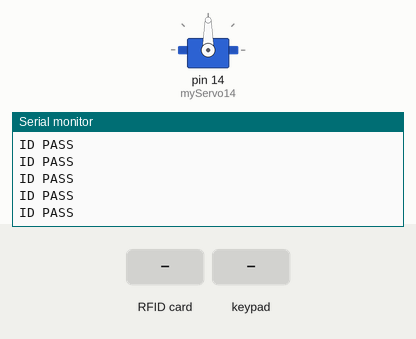
This sketch was run on a simulated Arduino Uno, built with avr-gcc and run on an emulated ATmega328P. Parts: servo, the last lines printed to the serial monitor. The test bench sets the inputs (shaded band).

Above: at 1.2 s.
1.3 s: RFID card 2C D8 E5 59 held to the reader
At 1.8 s:
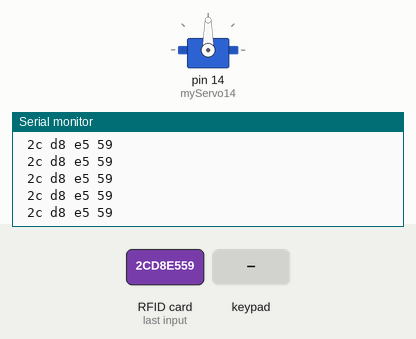
3.2 s: key '1' pressed
4.7 s: keypad keys 9 8 7 6 # pressed 0.4 s apart
8.2 s: RFID card 3F 01 23 44 held to the reader
At 9.0 s:
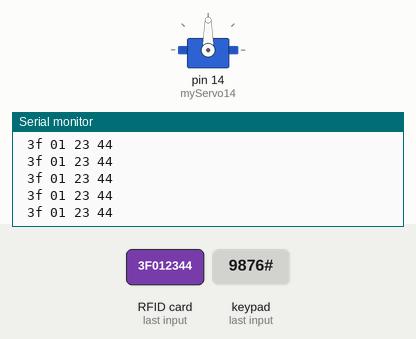
10.1 s: key 'A' pressed
11.6 s: keypad keys 9 8 7 6 * pressed 0.4 s apart
Timing chart, 0 to 14.6 s (numbered marks = the images above; inputs shaded):
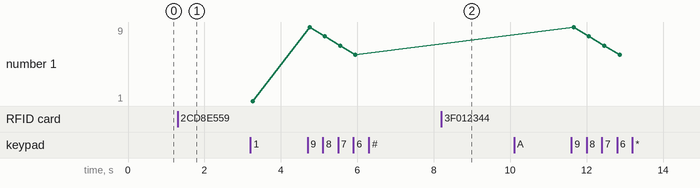

Measured:
- after the input at 1.3 s, the serial monitor: prints a new line at once (image 1)
- after the input at 8.2 s, the serial monitor: prints a new line after 0.05 s (image 2)
- plotted number 1: 1 → 6 after the input at 4.7 s

The sketch:

sketch_apr11a_copy_20240420155451.ino
```cpp
 char Pass = 'A';
String ID_card = "ID PASS";

#include <VarSpeedServo.h>

VarSpeedServo myServo14;

#include <Keypad.h>
byte Pins_Rows[]={9,8,7,6};
byte Pins_Columns[]={5,4,3,2};
char keys[4][4]={{'1','2','3','A'},{'4','5','6','B'},{'7','8','9','C'},{'*','0','#','D'}};
Keypad Keyboard= Keypad(makeKeymap(keys),Pins_Rows,Pins_Columns,4,4);

#include <SPI.h>
#include <MFRC522.h>
MFRC522 mfrc522(10,9);
 byte cardx[4]= {0x3F,0x01,0x23,0x44};
 String cardreaded(byte *buffer,byte bufferSize)
 {
 String card="";
 for (byte i=0; i<bufferSize; i++)
 {
 card+=String(buffer[i]<0x10 ? " 0" : " ");
 card+=String(buffer[i],HEX);
 }
 return card;
  }


void my_1() {
  if (Pass == 'D') {
    Serial.println("Reset");
     void(* resetFunc) (void) = 0;
  }
}

void my_2() {
  if (ID_card == " 2c d8 e5 59") {
    Serial.println("IP CARD .OPEN DORS ");
    delay(1000);
    ID_card = "ID PASS";
    myServo14.attach(14);
     myServo14.slowmove(180,255);
  }
}


void setup() {
  myServo14.attach(14);

  Serial.begin(9600);
  SPI.begin();

  mfrc522.PCD_Init();


}

void loop() {
    Pass = Keyboard.getKey();
     if (mfrc522.PICC_ReadCardSerial() == 1 | mfrc522.PICC_IsNewCardPresent() == 1) {
      ID_card = cardreaded(mfrc522.uid.uidByte, mfrc522.uid.size);
      }
       Serial.println(ID_card);
    if (Pass > 0) {
      Serial.println(Pass);
    }
    my_1();

} 
```
